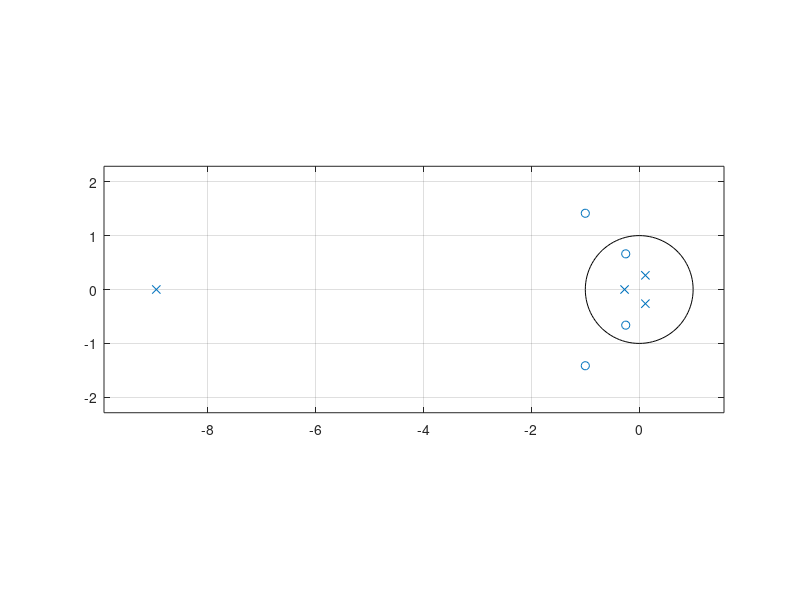

MATLAB code to generate this figure:
num = [2 5 9 5 3];
den = [5 45 2 1 1];

[z,p,k] = tf2zp(num,den);

disp('Zeros are at');disp(z);
disp('Poles are at');disp(p);
disp('Gain Constant');disp(k);

radius=abs(p);
disp('Radius of the poles'); disp(radius);

zplane(num,den);

sos = zp2sos(z,p,k);
disp('Factored form');disp(sos);